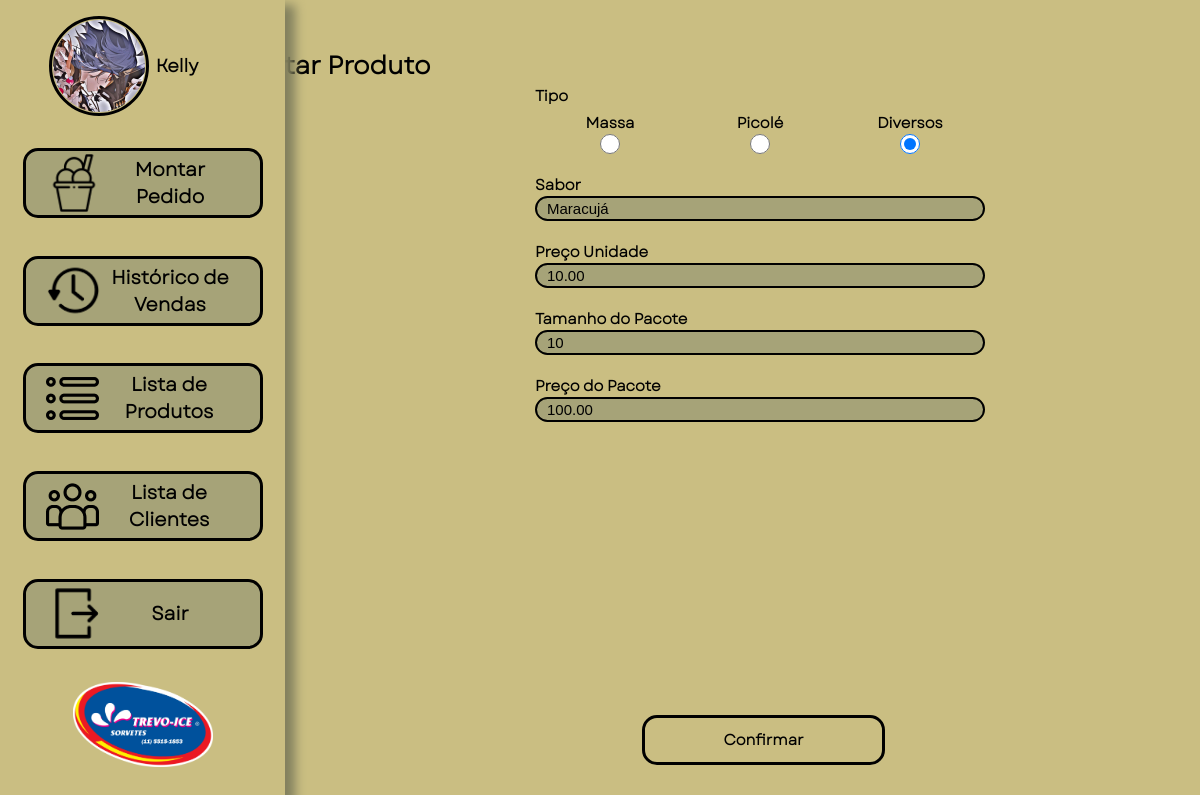
Page /PHP/Produtos/editarprod.php?id=7 (signed in) on the committed database.
### tables this page shows
CREATE TABLE `produtos` (
  `sabor` varchar(255) NOT NULL,
  `preco_uni` decimal(20,2) NOT NULL,
  `tipo` varchar(255) NOT NULL,
  `tamanho_pacote` int(255) NOT NULL,
  `tamanho_uni` varchar(255) DEFAULT NULL,
  `preco_pacote` decimal(20,2) NOT NULL,
  `id_prod` int(11) NOT NULL
);

### PHP/Produtos/editarprod.php (the view, shortened to what this page needs)
<?php
require_once '../conexao.php';
 if(isset($_GET['id']))
 {
    $id = $_GET['id'];
    $query  = $pdo->prepare("SELECT * FROM produtos WHERE id_prod=:id ");
    $query  -> bindParam(':id', $id);
    $query ->execute();
    $rowCount = $query->rowCount();
    if($rowCount > 0){
    while($linhas_prod = $query->fetch(PDO::FETCH_ASSOC)){
        $sabor = $linhas_prod[utf8_encode('sabor')];
        $tipo = $linhas_prod['tipo'];
        $preco_uni= $linhas_prod['preco_uni'];
        $preco_pac = $linhas_prod['preco_pacote'];
        $tamanho_pac = $linhas_prod['tamanho_pacote'];
        }
    }
}
?>
<!DOCTYPE html>
<html lang="pt-br">
<div id="fundo">
    <head>
        <link rel="stylesheet" type="text/css" href="../../CSS/CadProd.css">
        <link rel="stylesheet" type="text/css" href="../../CSS/Menu.css">
    </head>
    <body>
        <div id="principal">
            <div class="cad">
                <div class="headcad">
                    <h1 id="titulo2" >Editar Produto</h1>
                </div>
                <div id="conteudo">
                    <form action="saveEdit.php" method="POST" enctype="multipart/form-data">
                        <label>Tipo</label>
                        <div class="rdiv" >
                            <label for="tipo_sorv" class="radio">Massa <input  onclick="selectmassa()" type="radio" class="input" name="tiposvt" value="1" <?php echo $tipo == '1' ? 'checked' : ''?>> </label>
                            <label for="tipo_sorv" class="radio">Picolé <input onclick="selectpicole()" type="radio" class="input" name="tiposvt" value="2" <?php echo $tipo == '2' ? 'checked' : ''?>></label>
                            <label for="tipo_sorv" class="radio">Diversos <input onclick="selectpicole()" type="radio" class="input" name="tiposvt" value="3" <?php echo $tipo == '3' ? 'checked' : ''?>></label>
                        </div>
                        <label>Sabor</label>
                        <input name="sabor" autocomplete="off" class="input" value="<?php echo $sabor ?>">
                        <label>Preço Unidade</label>
                        <input name="preco_uni" autocomplete="off" class="input" value="<?php echo $preco_uni ?>">
                        <div id="sepct">
                        <label>Tamanho do Pacote</label>
                        <input name="tamanho_pac" autocomplete="off" class="input" value="<?php echo $tamanho_pac ?>">
                        <label>Preço do Pacote</label>
                        <input name="preco_pac" autocomplete="off" class="input" value="<?php echo $preco_pac ?>">
                        </div>
                        <input type="submit" class="confirmar" name="update" id="update" value="Confirmar">
                    </form>
                </div>
            </div>
            <div id="menuho">
                <div id="operador">
                    <?php
                    $avatar = $_SESSION['avatar_session'];
                    echo '<img id="icon" src="' . $avatar . '">';
                    ?>
                    <h1 id="nome"> <?php
                                            $nome_oper = $_SESSION[utf8_encode('nome_session')];
                                            echo $nome_oper ?></h1>
                </div>
                <a class="sidebtn" href="../Cliente/selecionarcliente.php"> <img class="imgbtn" src="../../IMG/MP.png">
            <div class="MP"> Montar Pedido</div>
        </a>
                <a class="sidebtn" href="../Venda/historico.php"> <img class="imgbtn" src="../../IMG/historico.png">
                    <div href="#" class="MP">Histórico de Vendas</div>
                </a>
                <a class="sidebtn" href="../Produtos/ProdutosList.php"> <img class="imgbtn" src="../../IMG/LP.png">
                    <div href="#" class="MP">Lista de Produtos</div>
                </a>
                <a class="sidebtn" href="../Cliente/listagemcli.php"> <img class="imgbtn" src="../../IMG/LC.png">
                    <div href="#" class="MP">Lista de
                        Clientes</div>
                </a>
                <a class="sidebtn" href="../logout.php"> <img class="imgbtn" src="../../IMG/EX.png">
                    <div href="#" class="MP">Sair</div>
                </a>
                <img src="../../IMG/trevoice.png" class="logo" alt="">
            </div>
        </div>
    </body>

### CSS/CadProd.css (style rules this page uses)
* { margin: 0px; padding: 0px; box-sizing: border-box; list-style: none; }
#sepct { display: block; opacity: 1; }
#titulo2 { margin-left: 10px; display: inline-block; width: fit-content; user-select: none; }
.headcad { display: flex; align-items: center; font-family: "garet"; width: 400px; margin-left: 20px; margin-top: 40px; }
body { background-repeat: no-repeat; height: 100%; width: 100%; }
.cad { width: auto; height: 100%; padding: 5px; margin-left: 170px; background: #CABE82; }
#conteudo { width: auto; font-family: "garet"; position: absolute; font-size: 15px; height: 85%; padding-left: 30%; display: flex; }
label, input { display: block; width: 100%; text-align: left; }
.input { border: 2px solid #000; padding: 10px; font-size: 15px; height: 25px; margin-bottom: 20px; border-radius: 15px; background-color: #a6a378; position: relative; }
input[type="radio"] { border-bottom: 1px solid #000; padding: 5px; font-size: 15px; height: 20px; position: relative; border-radius: 10px; background-color: #a6a378; }
input[type="submit"] { text-align: center; font-weight: bold; border: 3px solid #000; height: 50px; width: 243px; border-radius: 15px; background-color: #CABE82; cursor: pointer; margin-left: auto; font-size: 15px; position: absolute ; margin-top: 5px; bottom: 0; right: 0; align-self: center; font-family: "garet"; }
.confirmar { margin-right: 100px; }
.radio { text-align: center; }
.rdiv { display: flex; margin-top: 5px; width: 450px; justify-content: space-between; }

### CSS/Menu.css (style rules this page uses)
#principal { height: 100vh; background: #A6A378; width: 100vw; position: absolute; }
* { margin: 0px; padding: 0px; box-sizing: border-box; list-style: none; }
body { background: #A6A378; background-repeat: no-repeat; height: 100%; width: 100%; }
label, #teste { font-size: 15px; font-weight: bold; font-family: "garet"; user-select: none; }
#menuho { display: grid; height: 100%; justify-items: center; justify-content: center; background-color: #CABE82; width: 170px; box-shadow: 10px 5px 10px #82805e; z-index: 1; position: fixed; z-index: 6; top: 0; left: 0; overflow-x: hidden; transition: width .5s; }
.MP { display: inline-block; opacity: 0; transition-property: opacity; transition-delay: .0s; transition-duration: .0s; transition-timing-function: linear; }
#operador { display: flex; align-items: center; justify-content: space-evenly; position: sticky; transition-property: width; transition-duration: 1s; transition-timing-function: linear; margin-bottom: 10px; }
.logo { width: 140px; height: auto; user-select: none; }
.sidebtn { display: flex; align-items: center; justify-content: space-between; background: #A6A378; border: 3px solid #000000; border-radius: 15px; width: 100px; height: 70px; margin-top: 5px; padding-left: 20px; padding-right: 20px; position: relative; transition: width 1s; text-decoration: none; }
.imgbtn { width: 55px; user-select: none; }
h1 { font-size: 25px; text-align: top; }
#icon { width: 100px; height: 100px; border-radius: 50px; display: inline-block; user-select: none; border: 3px solid black; padding: 1px; transition-duration: 1s; transition-timing-function: linear; object-fit: cover; }
#nome { display: inline-block; opacity: 0; font-size: 0; transition-property: opacity; transition-delay: .0s; transition-duration: .5s; transition-timing-function: linear; }
#titulo2 { user-select: none; display: flex; color: #000; margin: 0px; }
img { user-select: none; }

### rows in the picture
produtos: tipo "☑", sabor "Maracujá", preco_uni "10.00", tamanho_pac "10", preco_pac "100.00"

### other values in the picture
$nome_oper "Kelly"
